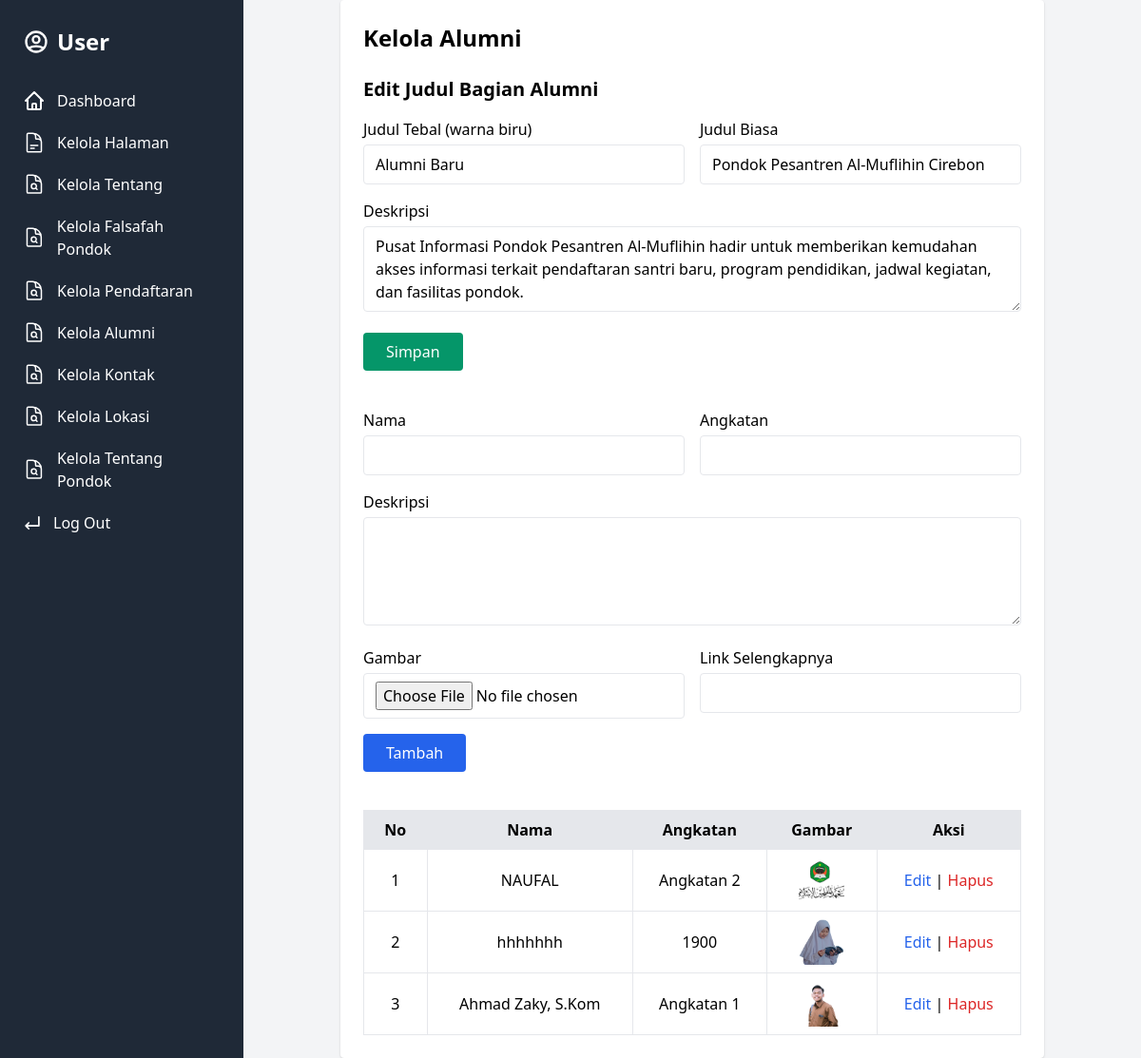
The app's page /admin/kelola_alumni.php (signed in) with its own data.
### tables this page shows
CREATE TABLE `judul_alumni` (
  `id` int(11) NOT NULL,
  `judul_tebal` varchar(255) DEFAULT NULL,
  `judul_biasa` varchar(255) DEFAULT NULL,
  `deskripsi` text DEFAULT NULL
);

CREATE TABLE `alumni` (
  `id` int(11) NOT NULL,
  `nama` varchar(100) DEFAULT NULL,
  `angkatan` varchar(10) DEFAULT NULL,
  `deskripsi` text DEFAULT NULL,
  `gambar` varchar(255) DEFAULT NULL,
  `link_selengkapnya` varchar(255) DEFAULT NULL
);

### admin/kelola_alumni.php (the view, shortened to what this page needs)
<?php
include '../config.php';
$judulResult = $mysqli->query("SELECT * FROM judul_alumni LIMIT 1");
$judul = $judulResult->fetch_assoc();
$edit = null;
$data = $mysqli->query("SELECT * FROM alumni ORDER BY id DESC");
?>
<?php
include '../sidebar.php';
?>
<!DOCTYPE html>
<html lang="id">
<head>
    <link href="https://cdn.jsdelivr.net/npm/tailwindcss@2.2.19/dist/tailwind.min.css" rel="stylesheet">
</head>
<body class="bg-gray-100 p-6">
    <div class="max-w-5xl mx-auto bg-white p-6 rounded shadow">
        <h1 class="text-2xl font-bold mb-6">Kelola Alumni</h1>
        <div class="mb-10">
            <h2 class="text-xl font-semibold mb-4">Edit Judul Bagian Alumni</h2>
            <form action="" method="post" class="grid md:grid-cols-2 gap-4">
                <div>
                    <label class="block mb-1 font-medium">Judul Tebal (warna biru)</label>
                    <input type="text" name="judul_tebal" value="<?= $judul['judul_tebal'] ?? '' ?>"
                        class="w-full border px-3 py-2 rounded" required>
                </div>
                <div>
                    <label class="block mb-1 font-medium">Judul Biasa</label>
                    <input type="text" name="judul_biasa" value="<?= $judul['judul_biasa'] ?? '' ?>"
                        class="w-full border px-3 py-2 rounded" required>
                </div>
                <div class="md:col-span-2">
                    <label class="block mb-1 font-medium">Deskripsi</label>
                    <textarea name="deskripsi_judul" rows="3"
                        class="w-full border px-3 py-2 rounded"><?= $judul['deskripsi'] ?? '' ?></textarea>
                </div>
                <div class="md:col-span-2">
                    <button type="submit" name="simpan_judul"
                        class="bg-green-600 hover:bg-green-700 text-white px-6 py-2 rounded">
                        Simpan
                    </button>
                </div>
            </form>
        </div>
        <form action="" method="post" enctype="multipart/form-data" class="mb-10">
            <div class="grid md:grid-cols-2 gap-4">
                <div>
                    <label class="block mb-1 font-medium">Nama</label>
                    <input type="text" name="nama" value="<?= $edit['nama'] ?? '' ?>"
                        class="w-full border px-3 py-2 rounded" required>
                </div>
                <div>
                    <label class="block mb-1 font-medium">Angkatan</label>
                    <input type="text" name="angkatan" value="<?= $edit['angkatan'] ?? '' ?>"
                        class="w-full border px-3 py-2 rounded" required>
                </div>
                <div class="md:col-span-2">
                    <label class="block mb-1 font-medium">Deskripsi</label>
                    <textarea name="deskripsi" rows="4" class="w-full border px-3 py-2 rounded"
                        required><?= $edit['deskripsi'] ?? '' ?></textarea>
                </div>
                <div>
                    <label class="block mb-1 font-medium">Gambar
                        <?= $edit ? '(kosongkan jika tidak diubah)' : '' ?></label>
                    <input type="file" name="gambar" class="w-full border px-3 py-2 rounded">
                </div>
                <div>
                    <label class="block mb-1 font-medium">Link Selengkapnya</label>
                    <input type="text" name="link_selengkapnya" value="<?= $edit['link_selengkapnya'] ?? '' ?>"
                        class="w-full border px-3 py-2 rounded">
                </div>
            </div>
            <button type="submit" name="simpan" class="mt-4 bg-blue-600 hover:bg-blue-700 text-white px-6 py-2 rounded">
                <?= $edit ? 'Update' : 'Tambah' ?>
            </button>
        </form>
        <div class="overflow-x-auto">
            <table class="w-full table-auto border-collapse">
                <thead class="bg-gray-200">
                    <tr>
                        <th class="px-4 py-2 border">No</th>
                        <th class="px-4 py-2 border">Nama</th>
                        <th class="px-4 py-2 border">Angkatan</th>
                        <th class="px-4 py-2 border">Gambar</th>
                        <th class="px-4 py-2 border">Aksi</th>
                    </tr>
                </thead>
                <tbody>
                    <?php $no = 1;
                    foreach ($data as $row): ?>
                        <tr class="text-center">
                            <td class="border px-4 py-2"><?= $no++ ?></td>
                            <td class="border px-4 py-2"><?= $row['nama'] ?></td>
                            <td class="border px-4 py-2"><?= $row['angkatan'] ?></td>
                            <td class="border px-4 py-2">
                                <img src="../dist/img/<?= $row['gambar'] ?>" alt="foto"
                                    class="w-12 h-12 mx-auto object-cover rounded">
                            </td>
                            <td class="border px-4 py-2">
                                <a href="?edit=<?= $row['id'] ?>" class="text-blue-600 hover:underline">Edit</a> |
                                <a href="?hapus=<?= $row['id'] ?>" class="text-red-600 hover:underline"
                                    onclick="return confirm('Yakin ingin menghapus?')">Hapus</a>
                            </td>
                        </tr>
                    <?php endforeach; ?>
                </tbody>
            </table>
        </div>
    </div>
</body>
</html>

### records on screen
judul_alumni: judul_tebal "Alumni Baru", judul_biasa "Pondok Pesantren Al-Muflihin Cirebon", deskripsi_judul "Pusat Informasi Pondok Pesantren Al-Muflihin hadir untuk memberikan kemudahan akses informasi terkait pendaftaran santri baru, program pendidikan, jadwal kegiatan, dan fasilitas pondok."
alumni: nama "NAUFAL", angkatan "Angkatan 2", gambar (picture)
alumni: nama "hhhhhhh", angkatan "1900", gambar (picture)
alumni: nama "Ahmad Zaky, S.Kom", angkatan "Angkatan 1", gambar (picture)

### other values on screen
$role "User"
